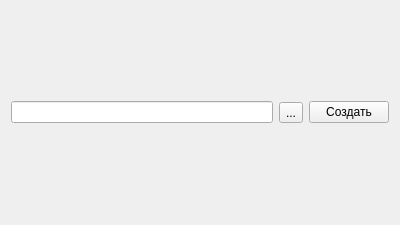
<?xml version="1.0" encoding="UTF-8"?>
<ui version="4.0">
 <class>Print</class>
 <widget class="QWidget" name="Print">
  <property name="geometry">
   <rect>
    <x>0</x>
    <y>0</y>
    <width>400</width>
    <height>225</height>
   </rect>
  </property>
  <property name="windowTitle">
   <string>Form</string>
  </property>
  <layout class="QHBoxLayout" name="horizontalLayout">
   <item>
    <widget class="QLineEdit" name="lineEdit"/>
   </item>
   <item>
    <widget class="QToolButton" name="toolButton">
     <property name="text">
      <string>...</string>
     </property>
    </widget>
   </item>
   <item>
    <widget class="QPushButton" name="pushButton">
     <property name="text">
      <string>Создать</string>
     </property>
    </widget>
   </item>
  </layout>
 </widget>
 <resources/>
 <connections/>
</ui>
